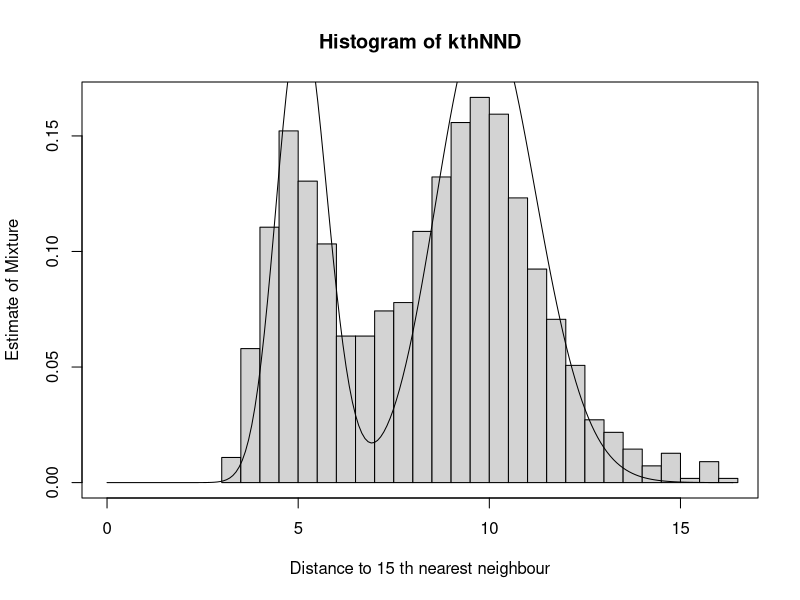
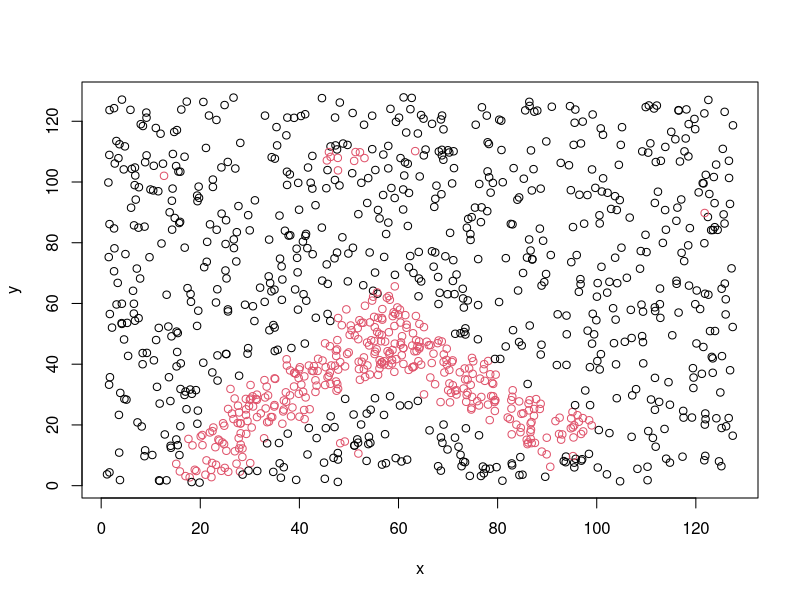

These charts were generated, in order, by the following R code:
library(prabclus)


### Name: NNclean
### Title: Nearest neighbor based clutter/noise detection
### Aliases: NNclean print.nnclean
### Keywords: multivariate cluster

### ** Examples

library(mclust)
data(chevron)
nnc <-  NNclean(chevron[,2:3],15,plot=TRUE)
plot(chevron[,2:3],col=1+nnc$z)
